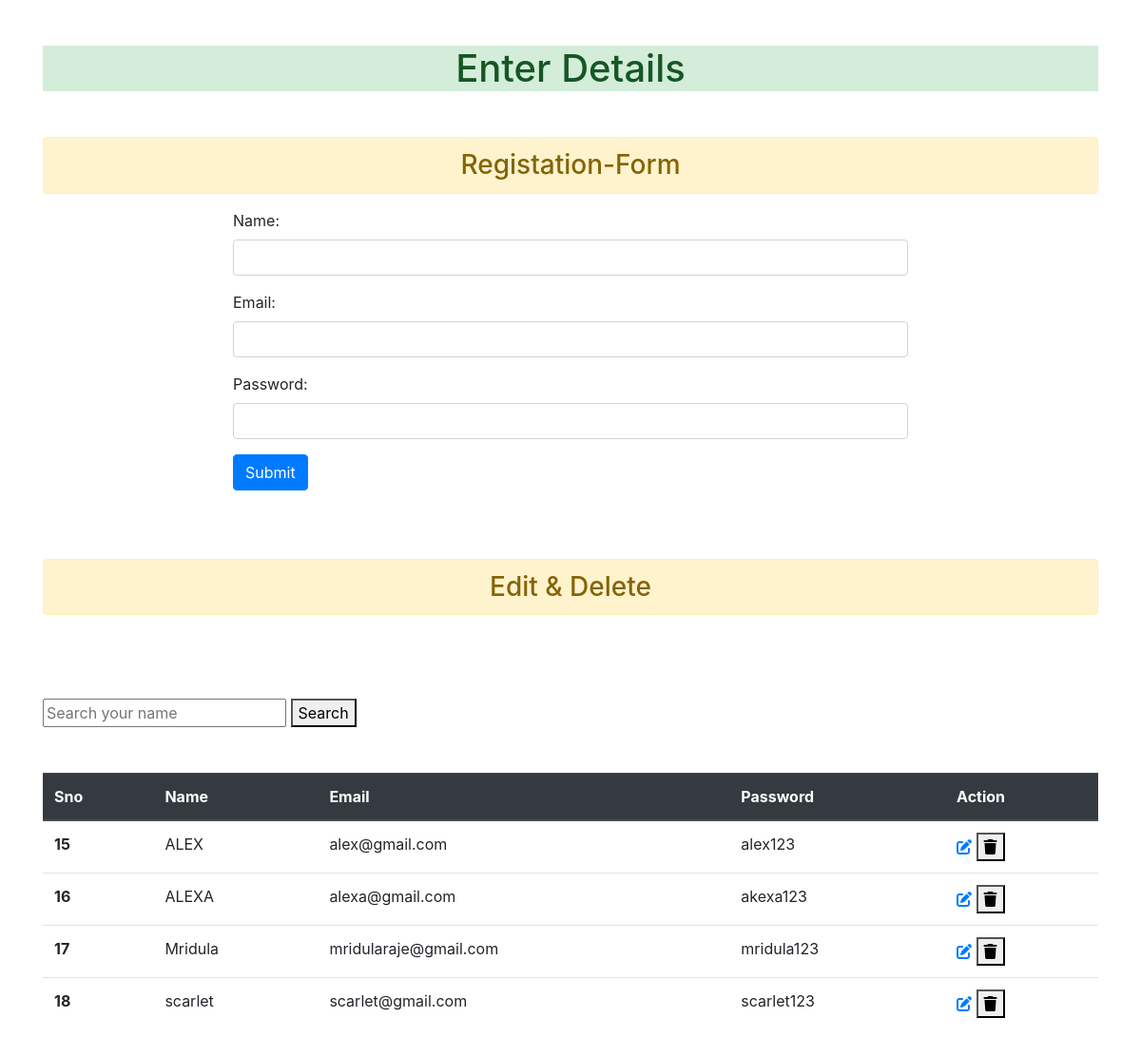
The page / on the database its author committed.
### app1/models.py (models this page shows, shortened)
class Employee(models.Model):
    name = models.CharField(max_length=25, null=True)
    email = models.EmailField(max_length=60, null=True)
    password = models.CharField(max_length=12, null=True)

### app1/views.py (the view)
# urls.py: 2. Add a URL to urlpatterns:  path('', Home.as_view(), name='home')
def Home(request):
    form = EmployeeForm()
    if request.method == 'POST':
        form = EmployeeForm(request.POST)
        form.save()
        form = EmployeeForm()
    data = Employee.objects.all()
    context = {
        'form': form,
        'data': data,
    }
    return render(request, 'app1/index.html', context)

### app1/forms.py
class EmployeeForm(ModelForm):
    class Meta:
        model = Employee
        fields = '__all__'
        widgets = {
            'name': forms.TextInput(attrs={'class':'form-control'}),
            'email': forms.TextInput(attrs={'class':'form-control'}),
            'password': forms.PasswordInput(attrs={'class':'form-control'},render_value=True)
        }

### app1/templates/app1/index.html (shortened to what this page needs)
{% extends 'app1/base.html' %}
{% block content %}
              <h3 class=" alert alert-warning text-center"> Registation-Form</h3>
    <div class="container">
    <div class="row">
        <div class="col col-8 offset-2">
    <form action="" method="post">
        {{form.as_p}}
          <input type="submit" value="Submit" class="btn btn-primary">
    </form>
</div>
</div>
    </div>
<br><br><br>
        <h3 class="alert alert-warning text-center">Edit & Delete</h3>
<br><br><br>
<div>
<form method="POST" action="/search">
    <tr><td><input name="name" placeholder="Search your name"></td>
    <button type ="submit">Search</button>
    </tr>
</form>
    </div>
<table class="table my-5">
    <thead class="thead-dark">
      <tr>
        <th scope="col">Sno</th>
        <th scope="col">Name</th>
        <th scope="col">Email</th>
        <th scope="col">Password</th>
        <th scope="col">Action</th>
      </tr>
    </thead>
    <tbody>
    {% for i in data  %}
      <tr>
        <th scope="row">{{i.id}}</th>
        <td>{{i.name}}</td>
        <td>{{i.email}}</td>
        <td>{{i.password}}</td>
        <td>
            <a href="{% url 'update' i.id %}">
            <i class="fa-solid fa-pen-to-square"></i>
        </a>
        <form action="{% url  'delete' i.id %}" method="post" class="d-inline">
            <button type="submit">
                <i class="fa-solid fa-trash "></i>
            </button>
        </form>
        </td>
      </tr>
      {% endfor %}
    </tbody>
  </table>
    {% endblock content %}

### app1/templates/app1/base.html (shortened to what this page needs)
<!doctype html>
<html lang="en">
  <head>
    <link rel="stylesheet" href="https://cdn.jsdelivr.net/npm/bootstrap@4.3.1/dist/css/bootstrap.min.css">
  </head>
  <body>
    <div class="container">
    <h1 class="atert alert-success my-5 text-center">Enter Details </h1>
    {% block content %}
    {% endblock content %}
</div>
  </body>
</html>

### rows shown on the page
Employee: id "15", name "ALEX", email "alex@gmail.com", password "alex123"
Employee: id "16", name "ALEXA", email "alexa@gmail.com", password "akexa123"
Employee: id "17", name "Mridula", email "mridularaje@gmail.com", password "mridula123"
Employee: id "18", name "scarlet", email "scarlet@gmail.com", password "scarlet123"
